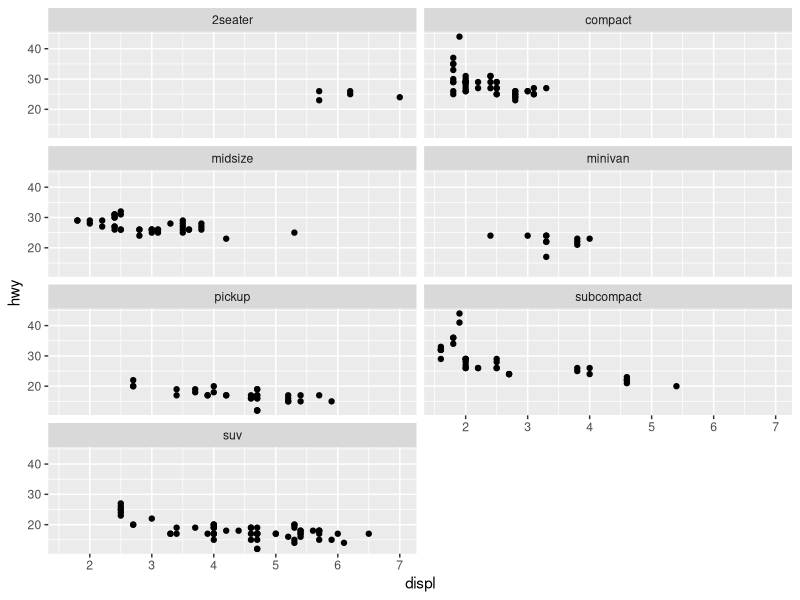

R code for this plot:
#FUNDAMENTOS DE USO DE R

#Usando R como calculadora

#Aque lo que hacemos es solo introducir los parametros y los signos correspondientes
#ya el motor de R, realiza la operación.
#En este caso hemos realizado una suma. 

#Suma
1+1

#Resta
1-1


#raiz

sqrt(25)

y<-seq(1,12)
y[6]


#Los scripts y modos de trabajo de R
library(tidyverse)

ggplot(data=mpg)+
  geom_point(mapping = aes(x=displ, y = hwy)) +
  facet_wrap(~class, nrow = 5)


#rutas y directorios de trabajo en R.

#para moverse en los directorios
setwd("D:/R/Rprogramming/R4udemy")
#para saber en donde directorio estamos
getwd()












